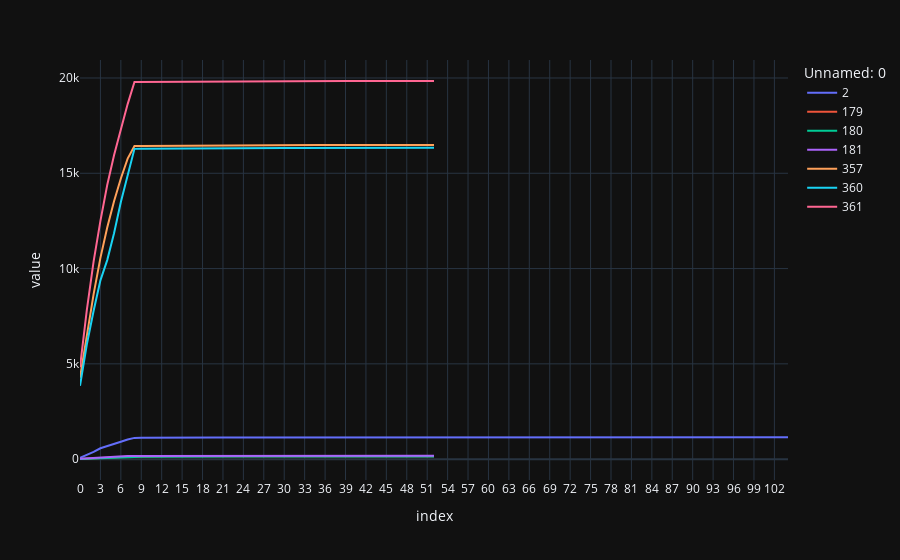

The code cell stored with this chart in its notebook:
### Code cell
plotly.plot(result_df,kind="line")

### Figure 1 — Plotly figure (JSON) as saved in the notebook; plotly's stock layout.template omitted (floating-point values rounded to 4 significant figures)
{"data": [{"hovertemplate": "Unnamed: 0=2<br>index=%{x}<br>value=%{y}<extra></extra>", "legendgroup": "2", "line": {"color": "#636efa", "dash": "solid"}, "marker": {"symbol": "circle"}, "mode": "lines", "name": "2", "orientation": "v", "showlegend": true, "x": ["0", "1", "2", "3", "4", "5", "6", "7", "8", "9", "10", "11", "12", "13", "14", "15", "16", "17", "18", "19", "20", "21", "22", "23", "24", "25", "26", "27", "28", "29", "30", "31", "32", "33", "34", "35", "36", "37", "38", "39", "40", "41", "42", "43", "44", "45", "46", "47", "48", "49", "50", "51", "52", "53", "54", "55", "56", "57", "58", "59", "60", "61", "62", "63", "64", "65", "66", "67", "68", "69", "70", "71", "72", "73", "74", "75", "76", "77", "78", "79", "80", "81", "82", "83", "84", "85", "86", "87", "88", "89", "90", "91", "92", "93", "94", "95", "96", "97", "98", "99", "100", "101", "102", "103", "104"], "xaxis": "x", "y": [62.25, 217.0, 384.2, 571.0, 696.2, 801.5, 915.2, 1028.0, 1115.0, 1120.0, 1125.0, 1130.0, 1134.0, 1135.0, 1137.0, 1137.0, 1138.0, 1139.0, 1139.0, 1140.0, 1140.0, 1141.0, 1141.0, 1142.0, 1142.0, 1143.0, 1143.0, 1143.0, 1144.0, 1144.0, 1144.0, 1144.0, 1144.0, 1144.0, 1145.0, 1145.0, 1145.0, 1145.0, 1145.0, 1145.0, 1145.0, 1145.0, 1145.0, 1145.0, 1145.0, 1145.0, 1145.0, 1145.0, 1145.0, 1145.0, 1145.0, 1145.0, 1146.0, 1146.0, 1146.0, 1146.0, 1146.0, 1146.0, 1146.0, 1147.0, 1147.0, 1147.0, 1147.0, 1147.0, 1147.0, 1147.0, 1147.0, 1147.0, 1147.0, 1147.0, 1147.0, 1147.0, 1147.0, 1147.0, 1147.0, 1147.0, 1147.0, 1147.0, 1147.0, 1147.0, 1147.0, 1147.0, 1147.0, 1147.0, 1147.0, 1147.0, 1147.0, 1147.0, 1147.0, 1147.0, 1147.0, 1147.0, 1147.0, 1147.0, 1147.0, 1147.0, 1147.0, 1147.0, 1147.0, 1147.0, 1147.0, 1147.0, 1147.0, 1147.0, 1147.0], "yaxis": "y", "type": "scatter"}, {"hovertemplate": "Unnamed: 0=179<br>index=%{x}<br>value=%{y}<extra></extra>", "legendgroup": "179", "line": {"color": "#EF553B", "dash": "solid"}, "marker": {"symbol": "circle"}, "mode": "lines", "name": "179", "orientation": "v", "showlegend": true, "x": ["0", "1", "2", "3", "4", "5", "6", "7", "8", "9", "10", "11", "12", "13", "14", "15", "16", "17", "18", "19", "20", "21", "22", "23", "24", "25", "26", "27", "28", "29", "30", "31", "32", "33", "34", "35", "36", "37", "38", "39", "40", "41", "42", "43", "44", "45", "46", "47", "48", "49", "50", "51", "52", "53", "54", "55", "56", "57", "58", "59", "60", "61", "62", "63", "64", "65", "66", "67", "68", "69", "70", "71", "72", "73", "74", "75", "76", "77", "78", "79", "80", "81", "82", "83", "84", "85", "86", "87", "88", "89", "90", "91", "92", "93", "94", "95", "96", "97", "98", "99", "100", "101", "102", "103", "104"], "xaxis": "x", "y": [7.0, 30.0, 50.0, 69.0, 85.0, 104.0, 116.0, 126.0, 135.0, 138.6, 141.0, 142.8, 145.2, 145.2, 146.4, 148.8, 150.0, 150.6, 151.8, 152.4, 152.4, 153.0, 153.0, 153.0, 153.0, 153.0, 153.0, 153.0, 153.0, 153.0, 153.0, 153.0, 153.0, 153.0, 153.0, 153.0, 153.6, 153.6, 153.6, 153.6, 153.6, 153.6, 153.6, 153.6, 153.6, 153.6, 153.6, 153.6, 153.6, 153.6, 153.6, 153.6, 154.2, null, null, null, null, null, null, null, null, null, null, null, null, null, null, null, null, null, null, null, null, null, null, null, null, null, null, null, null, null, null, null, null, null, null, null, null, null, null, null, null, null, null, null, null, null, null, null, null, null, null, null, null], "yaxis": "y", "type": "scatter"}, {"hovertemplate": "Unnamed: 0=180<br>index=%{x}<br>value=%{y}<extra></extra>", "legendgroup": "180", "line": {"color": "#00cc96", "dash": "solid"}, "marker": {"symbol": "circle"}, "mode": "lines", "name": "180", "orientation": "v", "showlegend": true, "x": ["0", "1", "2", "3", "4", "5", "6", "7", "8", "9", "10", "11", "12", "13", "14", "15", "16", "17", "18", "19", "20", "21", "22", "23", "24", "25", "26", "27", "28", "29", "30", "31", "32", "33", "34", "35", "36", "37", "38", "39", "40", "41", "42", "43", "44", "45", "46", "47", "48", "49", "50", "51", "52", "53", "54", "55", "56", "57", "58", "59", "60", "61", "62", "63", "64", "65", "66", "67", "68", "69", "70", "71", "72", "73", "74", "75", "76", "77", "78", "79", "80", "81", "82", "83", "84", "85", "86", "87", "88", "89", "90", "91", "92", "93", "94", "95", "96", "97", "98", "99", "100", "101", "102", "103", "104"], "xaxis": "x", "y": [12.0, 26.0, 44.0, 68.0, 95.0, 109.0, 115.0, 120.0, 124.0, 126.7, 127.4, 130.8, 132.9, 133.6, 135.0, 135.6, 137.0, 137.0, 137.0, 137.0, 137.0, 137.7, 137.7, 137.7, 137.7, 137.7, 137.7, 137.7, 137.7, 137.7, 137.7, 137.7, 138.4, 138.4, 138.4, 138.4, 138.4, 138.4, 138.4, 138.4, 138.4, 138.4, 138.4, 138.4, 138.4, 138.4, 138.4, 138.4, 138.4, 138.4, 138.4, 138.4, 139.1, null, null, null, null, null, null, null, null, null, null, null, null, null, null, null, null, null, null, null, null, null, null, null, null, null, null, null, null, null, null, null, null, null, null, null, null, null, null, null, null, null, null, null, null, null, null, null, null, null, null, null, null], "yaxis": "y", "type": "scatter"}, {"hovertemplate": "Unnamed: 0=181<br>index=%{x}<br>value=%{y}<extra></extra>", "legendgroup": "181", "line": {"color": "#ab63fa", "dash": "solid"}, "marker": {"symbol": "circle"}, "mode": "lines", "name": "181", "orientation": "v", "showlegend": true, "x": ["0", "1", "2", "3", "4", "5", "6", "7", "8", "9", "10", "11", "12", "13", "14", "15", "16", "17", "18", "19", "20", "21", "22", "23", "24", "25", "26", "27", "28", "29", "30", "31", "32", "33", "34", "35", "36", "37", "38", "39", "40", "41", "42", "43", "44", "45", "46", "47", "48", "49", "50", "51", "52", "53", "54", "55", "56", "57", "58", "59", "60", "61", "62", "63", "64", "65", "66", "67", "68", "69", "70", "71", "72", "73", "74", "75", "76", "77", "78", "79", "80", "81", "82", "83", "84", "85", "86", "87", "88", "89", "90", "91", "92", "93", "94", "95", "96", "97", "98", "99", "100", "101", "102", "103", "104"], "xaxis": "x", "y": [19.0, 41.0, 82.0, 99.0, 106.0, 133.0, 151.0, 164.0, 168.0, 168.0, 171.3, 171.3, 171.3, 171.3, 171.3, 171.8, 171.8, 171.8, 171.8, 171.8, 172.4, 172.4, 172.9, 172.9, 172.9, 173.5, 174.0, 174.0, 175.1, 175.1, 175.1, 175.1, 175.1, 175.1, 175.1, 175.1, 175.1, 175.1, 175.1, 175.1, 175.1, 175.1, 175.1, 175.1, 175.1, 175.1, 175.1, 175.1, 175.7, 175.7, 175.7, 175.7, 175.7, null, null, null, null, null, null, null, null, null, null, null, null, null, null, null, null, null, null, null, null, null, null, null, null, null, null, null, null, null, null, null, null, null, null, null, null, null, null, null, null, null, null, null, null, null, null, null, null, null, null, null, null], "yaxis": "y", "type": "scatter"}, {"hovertemplate": "Unnamed: 0=357<br>index=%{x}<br>value=%{y}<extra></extra>", "legendgroup": "357", "line": {"color": "#FFA15A", "dash": "solid"}, "marker": {"symbol": "circle"}, "mode": "lines", "name": "357", "orientation": "v", "showlegend": true, "x": ["0", "1", "2", "3", "4", "5", "6", "7", "8", "9", "10", "11", "12", "13", "14", "15", "16", "17", "18", "19", "20", "21", "22", "23", "24", "25", "26", "27", "28", "29", "30", "31", "32", "33", "34", "35", "36", "37", "38", "39", "40", "41", "42", "43", "44", "45", "46", "47", "48", "49", "50", "51", "52", "53", "54", "55", "56", "57", "58", "59", "60", "61", "62", "63", "64", "65", "66", "67", "68", "69", "70", "71", "72", "73", "74", "75", "76", "77", "78", "79", "80", "81", "82", "83", "84", "85", "86", "87", "88", "89", "90", "91", "92", "93", "94", "95", "96", "97", "98", "99", "100", "101", "102", "103", "104"], "xaxis": "x", "y": [4274.0, 6577.0, 8657.0, 10560.0, 12150.0, 13540.0, 14730.0, 15770.0, 16440.0, 16440.0, 16440.0, 16440.0, 16450.0, 16450.0, 16450.0, 16450.0, 16460.0, 16460.0, 16460.0, 16460.0, 16460.0, 16470.0, 16470.0, 16470.0, 16470.0, 16470.0, 16470.0, 16470.0, 16480.0, 16480.0, 16480.0, 16480.0, 16480.0, 16480.0, 16480.0, 16480.0, 16480.0, 16480.0, 16480.0, 16480.0, 16480.0, 16480.0, 16480.0, 16480.0, 16480.0, 16480.0, 16480.0, 16480.0, 16480.0, 16480.0, 16480.0, 16490.0, 16490.0, null, null, null, null, null, null, null, null, null, null, null, null, null, null, null, null, null, null, null, null, null, null, null, null, null, null, null, null, null, null, null, null, null, null, null, null, null, null, null, null, null, null, null, null, null, null, null, null, null, null, null, null], "yaxis": "y", "type": "scatter"}, {"hovertemplate": "Unnamed: 0=360<br>index=%{x}<br>value=%{y}<extra></extra>", "legendgroup": "360", "line": {"color": "#19d3f3", "dash": "solid"}, "marker": {"symbol": "circle"}, "mode": "lines", "name": "360", "orientation": "v", "showlegend": true, "x": ["0", "1", "2", "3", "4", "5", "6", "7", "8", "9", "10", "11", "12", "13", "14", "15", "16", "17", "18", "19", "20", "21", "22", "23", "24", "25", "26", "27", "28", "29", "30", "31", "32", "33", "34", "35", "36", "37", "38", "39", "40", "41", "42", "43", "44", "45", "46", "47", "48", "49", "50", "51", "52", "53", "54", "55", "56", "57", "58", "59", "60", "61", "62", "63", "64", "65", "66", "67", "68", "69", "70", "71", "72", "73", "74", "75", "76", "77", "78", "79", "80", "81", "82", "83", "84", "85", "86", "87", "88", "89", "90", "91", "92", "93", "94", "95", "96", "97", "98", "99", "100", "101", "102", "103", "104"], "xaxis": "x", "y": [3850.0, 6017.0, 7789.0, 9383.0, 10440.0, 11860.0, 13490.0, 14950.0, 16280.0, 16280.0, 16290.0, 16290.0, 16290.0, 16300.0, 16300.0, 16300.0, 16300.0, 16310.0, 16310.0, 16310.0, 16310.0, 16310.0, 16310.0, 16320.0, 16320.0, 16320.0, 16320.0, 16320.0, 16320.0, 16320.0, 16320.0, 16320.0, 16320.0, 16320.0, 16320.0, 16320.0, 16320.0, 16330.0, 16330.0, 16330.0, 16330.0, 16330.0, 16330.0, 16330.0, 16330.0, 16330.0, 16330.0, 16330.0, 16330.0, 16330.0, 16330.0, 16330.0, 16340.0, null, null, null, null, null, null, null, null, null, null, null, null, null, null, null, null, null, null, null, null, null, null, null, null, null, null, null, null, null, null, null, null, null, null, null, null, null, null, null, null, null, null, null, null, null, null, null, null, null, null, null, null], "yaxis": "y", "type": "scatter"}, {"hovertemplate": "Unnamed: 0=361<br>index=%{x}<br>value=%{y}<extra></extra>", "legendgroup": "361", "line": {"color": "#FF6692", "dash": "solid"}, "marker": {"symbol": "circle"}, "mode": "lines", "name": "361", "orientation": "v", "showlegend": true, "x": ["0", "1", "2", "3", "4", "5", "6", "7", "8", "9", "10", "11", "12", "13", "14", "15", "16", "17", "18", "19", "20", "21", "22", "23", "24", "25", "26", "27", "28", "29", "30", "31", "32", "33", "34", "35", "36", "37", "38", "39", "40", "41", "42", "43", "44", "45", "46", "47", "48", "49", "50", "51", "52", "53", "54", "55", "56", "57", "58", "59", "60", "61", "62", "63", "64", "65", "66", "67", "68", "69", "70", "71", "72", "73", "74", "75", "76", "77", "78", "79", "80", "81", "82", "83", "84", "85", "86", "87", "88", "89", "90", "91", "92", "93", "94", "95", "96", "97", "98", "99", "100", "101", "102", "103", "104"], "xaxis": "x", "y": [4828.0, 7814.0, 10380.0, 12510.0, 14380.0, 15950.0, 17300.0, 18630.0, 19790.0, 19800.0, 19800.0, 19800.0, 19800.0, 19800.0, 19810.0, 19810.0, 19810.0, 19810.0, 19820.0, 19820.0, 19820.0, 19820.0, 19820.0, 19820.0, 19830.0, 19830.0, 19830.0, 19830.0, 19830.0, 19830.0, 19830.0, 19830.0, 19830.0, 19830.0, 19830.0, 19840.0, 19840.0, 19840.0, 19840.0, 19840.0, 19840.0, 19840.0, 19840.0, 19840.0, 19840.0, 19840.0, 19840.0, 19840.0, 19840.0, 19840.0, 19840.0, 19840.0, 19840.0, null, null, null, null, null, null, null, null, null, null, null, null, null, null, null, null, null, null, null, null, null, null, null, null, null, null, null, null, null, null, null, null, null, null, null, null, null, null, null, null, null, null, null, null, null, null, null, null, null, null, null, null], "yaxis": "y", "type": "scatter"}], "layout": {"xaxis": {"anchor": "y", "domain": [0.0, 1.0], "title": {"text": "index"}}, "yaxis": {"anchor": "x", "domain": [0.0, 1.0], "title": {"text": "value"}}, "legend": {"title": {"text": "Unnamed: 0"}, "tracegroupgap": 0}, "margin": {"t": 60}}}
